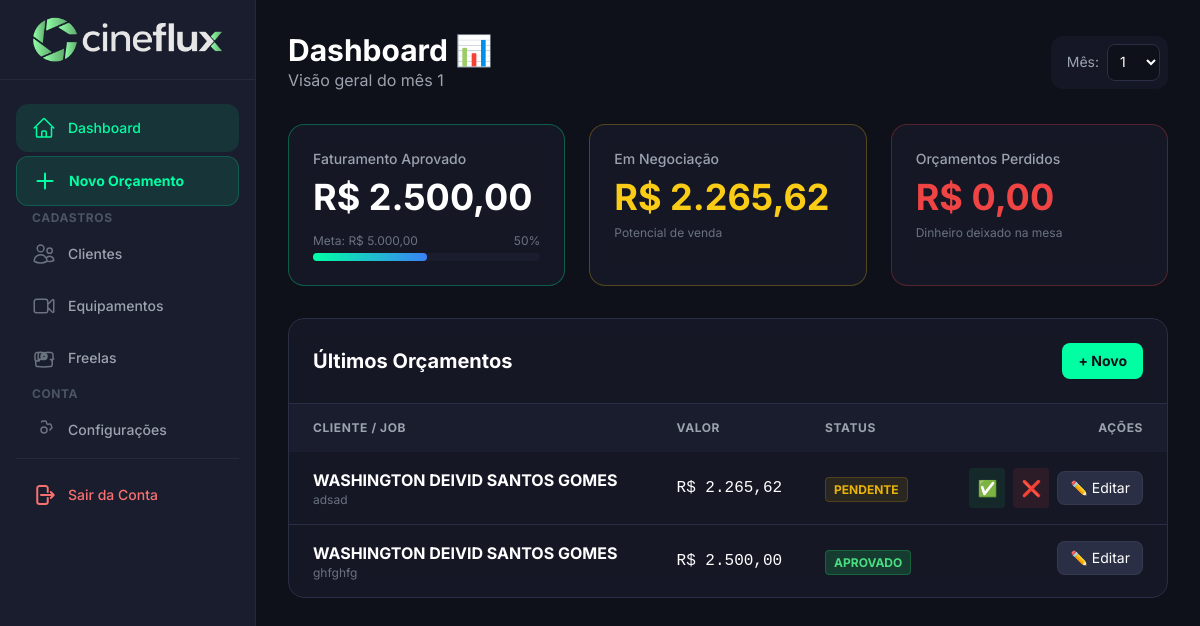
The page /dashboard (signed in) on the database its author committed.
### app/models.py (models this page shows)
class UserConfig(db.Model):
    __tablename__ = 'user_config'
    id = db.Column(db.Integer, primary_key=True)
    user_id = db.Column(db.Integer, db.ForeignKey('user.id'), unique=True, nullable=False)
    monthly_goal = db.Column(db.Numeric(12, 2), default=0.00)
    hourly_rate = db.Column(db.Numeric(12, 2), default=0.00)
    company_name = db.Column(db.String(100))
    cnpj = db.Column(db.String(20))
    address = db.Column(db.String(200))
    whatsapp = db.Column(db.String(20))
    logo_url = db.Column(db.String(500))
    brand_color = db.Column(db.String(7), default='#00ffa3')

class Budget(db.Model):
    __tablename__ = 'budget'
    id = db.Column(db.Integer, primary_key=True)
    user_id = db.Column(db.Integer, db.ForeignKey('user.id'), nullable=False, index=True)
    client = db.Column(db.String(100), nullable=False)
    client_cnpj = db.Column(db.String(20))
    client_phone = db.Column(db.String(20))
    client_address = db.Column(db.String(200))
    title = db.Column(db.String(100), nullable=False)
    description = db.Column(db.Text)
    date = db.Column(db.DateTime, default=datetime.utcnow, index=True)
    status = db.Column(db.String(20), default='Pendente', index=True)
    labor_days = db.Column(db.Numeric(10, 2), default=0.00)
    margin_percent = db.Column(db.Integer, default=30)
    tax_percent = db.Column(db.Numeric(5, 2), default=0.00)
    extra_cost = db.Column(db.Numeric(12, 2), default=0.00)
    total_cost = db.Column(db.Numeric(12, 2), default=0.00)
    final_price = db.Column(db.Numeric(12, 2), default=0.00)
    items = db.relationship('BudgetItem', backref='budget', lazy=True, cascade="all, delete-orphan")
    __table_args__ = (
        Index('idx_budget_user_date', 'user_id', 'date'),
        Index('idx_budget_user_status', 'user_id', 'status'),
    )

### app/routes/dashboard.py (the view)
@dashboard_bp.route('/dashboard')
@login_required
def dashboard():
    config = getattr(current_user, 'config', None)
    if not config:
        return redirect(url_for('dashboard.onboarding'))
    month = request.args.get('month', datetime.now().month, type=int)
    year = datetime.now().year
    last_day = calendar.monthrange(year, month)[1]
    start_date = datetime(year, month, 1)
    end_date = datetime(year, month, last_day, 23, 59, 59)
    page = request.args.get('page', 1, type=int)
    base_query = Budget.query.filter(
        Budget.user_id == current_user.id,
        Budget.date >= start_date,
        Budget.date <= end_date
    )
    def get_total_sql(status_name):
        return db.session.query(func.coalesce(func.sum(Budget.final_price), 0.0)).filter(
            Budget.user_id == current_user.id,
            Budget.date >= start_date,
            Budget.date <= end_date,
            Budget.status == status_name
        ).scalar()
    total_approved = float(get_total_sql('Aprovado'))
    total_pending = float(get_total_sql('Pendente'))
    total_lost = float(get_total_sql('Perdido'))
    goal = float(config.monthly_goal)
    goal_percent = int((total_approved / goal) * 100) if goal > 0 else 0
    pagination = base_query.order_by(Budget.date.desc()).paginate(page=page, per_page=10, error_out=False)
    yearly_results = db.session.query(
        db.extract('month', Budget.date).label('month'),
        func.sum(Budget.final_price).label('total')
    ).filter(
        Budget.user_id == current_user.id,
        db.extract('year', Budget.date) == year,
        Budget.status == 'Aprovado'
    ).group_by(db.extract('month', Budget.date)).all()
    revenue_data = [0] * 12
    for m, total in yearly_results:
        revenue_data[int(m) - 1] = float(total)
    status_data = [total_approved, total_pending, total_lost]
    return render_template('dashboard.html',
                           budgets=pagination.items,
                           pagination=pagination,
                           config=config,
                           month=month,
                           total_approved=total_approved,
                           total_pending=total_pending,
                           total_lost=total_lost,
                           goal_percent=goal_percent,
                           revenue_data=json.dumps(revenue_data),
                           status_data=json.dumps(status_data))

### app/templates/dashboard.html (shortened to what this page needs)
{% extends "base.html" %}
{% block content %}
<div class="space-y-8 pb-20">
    <div class="flex flex-col md:flex-row justify-between items-center gap-4">
        <div>
            <h2 class="text-3xl font-bold text-white">Dashboard 📊</h2>
            <p class="text-gray-400">Visão geral do mês {{ month }}</p>
        </div>
        <form method="GET" class="glass p-2 rounded-xl flex items-center gap-2">
            <label class="text-gray-400 text-sm ml-2">Mês:</label>
            <select name="month" onchange="this.form.submit()" class="bg-dark-900 text-white border border-dark-700 rounded-lg p-2 text-sm">
                {% for m in range(1, 13) %}
                <option value="{{ m }}" {% if month==m %}selected{% endif %}>{{ m }}</option>
                {% endfor %}
            </select>
        </form>
    </div>
    <div class="grid grid-cols-1 md:grid-cols-3 gap-6">
        <div class="glass p-6 rounded-2xl border border-neon-500/30 relative overflow-hidden">
            <h3 class="text-gray-400 text-sm font-medium mb-2">Faturamento Aprovado</h3>
            <p class="text-4xl font-bold text-white">R$ {{ total_approved | format_currency }}</p>
            <div class="mt-4">
                <div class="flex justify-between text-xs text-gray-500 mb-1">
                    <span>Meta: R$ {{ config.monthly_goal | format_currency }}</span>
                    <span>{{ goal_percent }}%</span>
                </div>
                <div class="w-full bg-dark-800 rounded-full h-2">
                    <div class="bg-gradient-to-r from-neon-500 to-blue-500 h-2 rounded-full" style="width: {{ goal_percent if goal_percent < 100 else 100 }}%"></div>
                </div>
            </div>
        </div>
        <div class="glass p-6 rounded-2xl border border-yellow-500/30">
            <h3 class="text-gray-400 text-sm font-medium mb-2">Em Negociação</h3>
            <p class="text-4xl font-bold text-yellow-400">R$ {{ total_pending | format_currency }}</p>
            <p class="text-xs text-gray-500 mt-2">Potencial de venda</p>
        </div>
        <div class="glass p-6 rounded-2xl border border-red-500/30">
            <h3 class="text-gray-400 text-sm font-medium mb-2">Orçamentos Perdidos</h3>
            <p class="text-4xl font-bold text-red-500">R$ {{ total_lost | format_currency }}</p>
            <p class="text-xs text-gray-500 mt-2">Dinheiro deixado na mesa</p>
        </div>
    </div>
    <div class="glass rounded-2xl border border-dark-700 overflow-hidden">
        <div class="p-6 border-b border-dark-700 flex justify-between items-center">
            <h3 class="text-xl font-bold text-white">Últimos Orçamentos</h3>
            <a href="{{ url_for('budget.new_budget') }}" class="text-sm bg-neon-500 text-dark-900 font-bold px-4 py-2 rounded-lg hover:bg-neon-600 transition">+ Novo</a>
        </div>
        <div class="overflow-x-auto">
            <table class="w-full text-left">
                <thead class="bg-dark-800 text-gray-400 text-xs uppercase tracking-wider">
                    <tr>
                        <th class="p-4 pl-6">Cliente / Job</th>
                        <th class="p-4">Valor</th>
                        <th class="p-4">Status</th>
                        <th class="p-4 pr-6 text-right">Ações</th>
                    </tr>
                </thead>
                <tbody class="divide-y divide-dark-700 text-gray-300">
                    {% for budget in budgets %}
                    <tr class="hover:bg-dark-800/50 group transition">
                        <td class="p-4 pl-6">
                            <div class="font-bold text-white">{{ budget.client }}</div>
                            <div class="text-xs text-gray-500">{{ budget.title }}</div>
                        </td>
                        <td class="p-4 font-mono text-white">R$ {{ budget.final_price | format_currency }}</td>
                        <td class="p-4">
                            {% if budget.status == 'Aprovado' %}
                                <span class="bg-green-500/20 text-green-400 px-2 py-1 rounded text-xs font-bold border border-green-500/30 uppercase">APROVADO</span>
                            {% elif budget.status == 'Perdido' %}
                                <span class="bg-red-500/10 text-red-500 px-2 py-1 rounded text-xs border border-red-500/20 uppercase font-bold">PERDIDO</span>
                            {% else %}
                                <span class="bg-yellow-500/10 text-yellow-500 px-2 py-1 rounded text-xs border border-yellow-500/20 uppercase font-bold">PENDENTE</span>
                            {% endif %}
                        </td>
                        <td class="p-4 pr-6 flex justify-end gap-2 items-center">
                            {% if budget.status == 'Pendente' %}
                                <form action="{{ url_for('budget.change_status', id=budget.id, new_status='Aprovado') }}" method="POST" class="inline">
                                    <button type="submit" class="bg-green-500/10 hover:bg-green-500/20 text-green-500 p-2 rounded transition" title="Aprovar">✅</button>
                                </form>
                                <form action="{{ url_for('budget.change_status', id=budget.id, new_status='Perdido') }}" method="POST" class="inline">
                                    <button type="submit" class="bg-red-500/10 hover:bg-red-500/20 text-red-500 p-2 rounded transition" title="Reprovar">❌</button>
                                </form>
                            {% endif %}
                            <a href="{{ url_for('budget.edit_budget', id=budget.id) }}" class="bg-dark-700 hover:bg-dark-600 px-3 py-1.5 rounded-lg text-sm text-white transition border border-white/5 flex items-center gap-1">
                                ✏️ Editar
                            </a>
                        </td>
                    </tr>
                    {% else %}
                    <tr><td colspan="4" class="p-8 text-center text-gray-500 italic">Nenhum orçamento encontrado para este mês.</td></tr>
                    {% endfor %}
                </tbody>
            </table>
        </div>
    </div>
</div>
{% endblock %}

### app/templates/base.html (style rules this page uses)
body { background-color: #0f111a; color: white; }
.glass { background: rgba(26, 29, 45, 0.6); backdrop-filter: blur(10px); }

### rows shown on the page
UserConfig: monthly_goal "5.000,00"
Budget: client "WASHINGTON DEIVID SANTOS GOMES", title "adsad", final_price "2.265,62", status "PENDENTE"
Budget: client "WASHINGTON DEIVID SANTOS GOMES", title "ghfghfg", final_price "2.500,00", status "APROVADO"

### other values the page prints
{{ month }} "1"
{{ total_approved | format_currency }} "2.500,00"
{{ goal_percent }} "50"
{{ total_pending | format_currency }} "2.265,62"
{{ total_lost | format_currency }} "0,00"
form field month "1"
